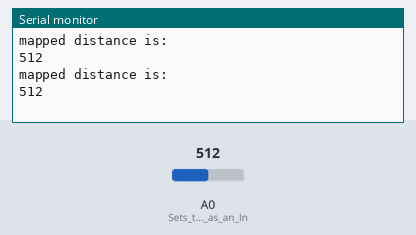
Simulated run of this sketch. Board: Arduino Uno, built with avr-gcc and run on an emulated ATmega328P. Parts: the last lines printed to the serial monitor. Inputs (shaded band) come from the test bench; at power-on: A0 (Sets_the_echoPin_as_an_In) = 512.

Above: at 2.8 s.
2.9 s: A0 (Sets_the_echoPin_as_an_In) set to 716
At 4.9 s:
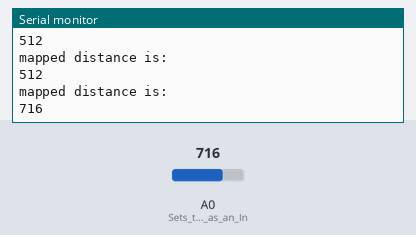
5.6 s: A0 (Sets_the_echoPin_as_an_In) set to 900
At 6.4 s:
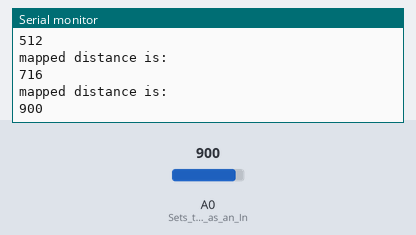
Timing chart, 0 to 8.6 s (numbered marks = the images above; inputs shaded):
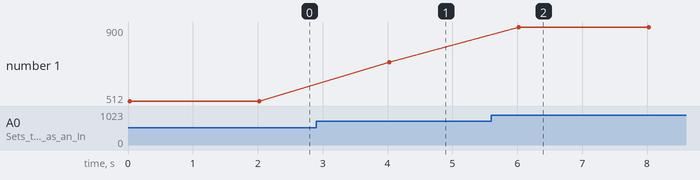

The sketch:

usonic_tapped.ino
```cpp
/*
* Ultrasonic Sensor HC-SR04 and Arduino Tutorial
*
* Crated by Dejan Nedelkovski,
* www.HowToMechatronics.com
*
*/

// defines pins numbers
const int echoPin = 7;

// defines variables
int mapped;
int distance;

void setup() {
  pinMode(14, INPUT); // Sets the echoPin as an Input
  Serial.begin(9600); // Starts the serial communication
}

void loop() {
  distance = analogRead(14);

  // serial display
  Serial.println("mapped distance is: ");
  Serial.println(distance);

  delay(2000);
}
```

Measured:
- after the input at 2.9 s, the serial monitor: prints a new line after 1.1 s (image 1)
- after the input at 5.6 s, the serial monitor: prints a new line after 0.42 s (image 2)
- plotted number 1: 512 → 716 after the input at 2.9 s, 716 → 900 after the input at 5.6 s
